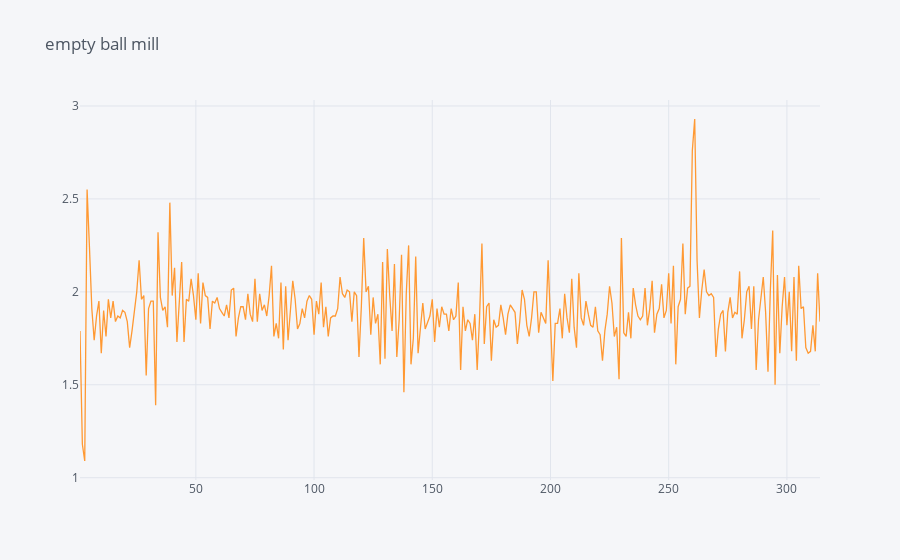

The notebook cell saved with this chart:
### Code cell
data2.iplot(kind='line',
 x="Unnamed: 1", y="Unnamed: 0", title="empty ball mill")

### Figure 1 — Plotly figure (JSON) as saved in the notebook; plotly's stock layout.template omitted (floating-point values rounded to 4 significant figures; data arrays with more than 128 entries replaced by an {"elided": "..."} marker saying what was removed)
{"data": [{"line": {"color": "rgba(255, 153, 51, 1.0)", "dash": "solid", "shape": "linear", "width": 1.3}, "mode": "lines", "name": "Unnamed: 0", "text": "", "type": "scatter", "x": {"elided": "315 int values"}, "y": {"elided": "315 float values"}}], "layout": {"legend": {"bgcolor": "#F5F6F9", "font": {"color": "#4D5663"}}, "paper_bgcolor": "#F5F6F9", "plot_bgcolor": "#F5F6F9", "title": {"font": {"color": "#4D5663"}, "text": "empty ball mill"}, "xaxis": {"gridcolor": "#E1E5ED", "showgrid": true, "tickfont": {"color": "#4D5663"}, "title": {"font": {"color": "#4D5663"}, "text": ""}, "zerolinecolor": "#E1E5ED"}, "yaxis": {"gridcolor": "#E1E5ED", "showgrid": true, "tickfont": {"color": "#4D5663"}, "title": {"font": {"color": "#4D5663"}, "text": ""}, "zerolinecolor": "#E1E5ED"}}}
